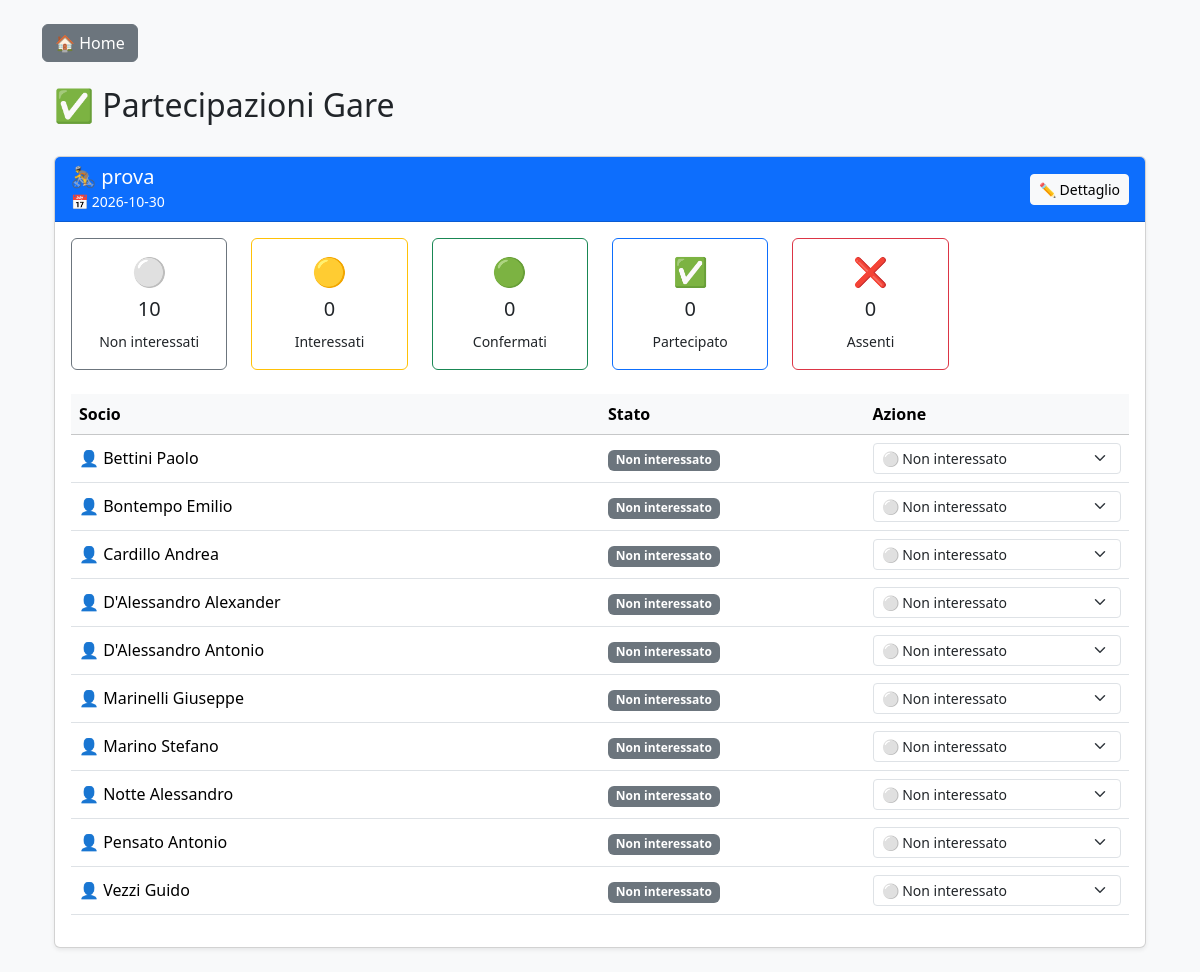
The page /partecipazioni (signed in) on the database its author committed.
### tables this page shows
CREATE TABLE gare (
    id INTEGER PRIMARY KEY AUTOINCREMENT,
    nome TEXT,
    luogo TEXT,
    data TEXT,
    tipologia TEXT,
    distanza TEXT,
    dislivello TEXT,
    descrizione TEXT
, circuito TEXT);

CREATE TABLE partecipazioni (
    id INTEGER PRIMARY KEY AUTOINCREMENT,
    gara_id INTEGER,
    socio_id INTEGER,
    stato TEXT
);

CREATE TABLE "soci" (
	"id"	INTEGER,
	"nome"	TEXT,
	"cognome"	TEXT,
	"telefono"	TEXT,
	"email"	TEXT,
	"categoria"	TEXT,
	"note"	TEXT,
	PRIMARY KEY("id" AUTOINCREMENT)
);

### app.py (the view)
@app.route("/partecipazioni")
@login_required
def partecipazioni():
    conn = get_connection()
    cursor = conn.cursor()
    cursor.execute("""
        SELECT *
        FROM gare
        ORDER BY data
    """)
    gare_db = cursor.fetchall()
    gare = {}
    for gara in gare_db:
        cursor.execute("""
            SELECT
                p.id,
                p.stato,
                p.gara_id,
                s.nome,
                s.cognome
            FROM partecipazioni p
            JOIN soci s
                ON s.id = p.socio_id
            WHERE p.gara_id = ?
            ORDER BY s.cognome, s.nome
        """, (gara["id"],))
        partecipanti = cursor.fetchall()
        stats = {
            "NON_INTERESSATO": 0,
            "INTERESSATO": 0,
            "CONFERMATO": 0,
            "PARTECIPATO": 0,
            "ASSENTE": 0
        }
        for p in partecipanti:
            if p["stato"] in stats:
                stats[p["stato"]] += 1
        gare[gara["id"]] = {
            "gara": gara,
            "partecipanti": partecipanti,
            "stats": stats
        }
    conn.close()
    from pprint import pprint
    pprint(gare)
    return render_template(
        "partecipazioni.html",
        gare=gare
    )

### app.py (called while the page is built)
def login_required(f):
    @wraps(f)
    def decorated_function(*args, **kwargs):
        if "utente_id" not in session:
            return redirect("/login")
        return f(*args, **kwargs)
    return decorated_function

### database.py (called while the page is built)
def get_connection():
    database_url = os.getenv("DATABASE_URL")
    if database_url:
        return _connect(database_url)
    conn = sqlite3.connect(DB_PATH)
    conn.row_factory = sqlite3.Row
    return conn

### templates/partecipazioni.html (shortened to what this page needs)
{% extends "base.html" %}
{% block content %}
<div class="container-fluid mt-4">
    <div class="d-flex justify-content-between align-items-center mb-4">
        <h2>
            ✅ Partecipazioni Gare
        </h2>
    </div>
    {% if gare %}
        {% for gara_id, dati in gare.items() %}
        <div class="card shadow-sm mb-4">
            <div class="card-header bg-primary text-white">
                <div class="d-flex justify-content-between align-items-center">
                    <div>
                        <h5 class="mb-0">
                            🚴 {{ dati['gara']['nome'] }}
                        </h5>
                        <small>
                            📅 {{ dati['gara']['data'] }}
                        </small>
                    </div>
                    <div>
                        <a href="{{ url_for('dettaglio_gara', gara_id=gara_id) }}"
                           class="btn btn-light btn-sm">
                            ✏️ Dettaglio
                        </a>
                    </div>
                </div>
            </div>
            <div class="card-body">
            <div class="row text-center mb-4">
                    <div class="col-md-2">
                        <div class="card border-secondary">
                            <div class="card-body">
                                <h3>⚪</h3>
                                <h5>
                                    {{ dati['stats']['NON_INTERESSATO'] }}
                                </h5>
                                <small>
                                    Non interessati
                                </small>
                            </div>
                        </div>
                    </div>
                    <div class="col-md-2">
                        <div class="card border-warning">
                            <div class="card-body">
                                <h3>🟡</h3>
                                <h5>
                                    {{ dati['stats']['INTERESSATO'] }}
                                </h5>
                                <small>
                                    Interessati
                                </small>
                            </div>
                        </div>
                    </div>
                    <div class="col-md-2">
                        <div class="card border-success">
                            <div class="card-body">
                                <h3>🟢</h3>
                                <h5>
                                    {{ dati['stats']['CONFERMATO'] }}
                                </h5>
                                <small>
                                    Confermati
                                </small>
                            </div>
                        </div>
                    </div>
                    <div class="col-md-2">
                        <div class="card border-primary">
                            <div class="card-body">
                                <h3>✅</h3>
                                <h5>
                                    {{ dati['stats']['PARTECIPATO'] }}
                                </h5>
                                <small>
                                    Partecipato
                                </small>
                            </div>
                        </div>
                    </div>
                    <div class="col-md-2">
                        <div class="card border-danger">
                            <div class="card-body">
                                <h3>❌</h3>
                                <h5>
                                    {{ dati['stats']['ASSENTE'] }}
                                </h5>
                                <small>
                                    Assenti
                                </small>
                            </div>
                        </div>
                    </div>
                </div>
                <div class="table-responsive">
                    <table class="table table-hover align-middle">
                        <thead class="table-light">
                            <tr>
                                <th width="50%">
                                    Socio
                                </th>
                                <th width="25%">
                                    Stato
                                </th>
                                <th width="25%">
                                    Azione
                                </th>
                            </tr>
                        </thead>
                        <tbody>
                            {% for p in dati['partecipanti'] %}
                            <tr>
                                <td>
                                    👤
                                    {{ p['cognome'] }}
                                    {{ p['nome'] }}
                                </td>
                                <td>
                                    {% if p['stato'] == 'NON_INTERESSATO' %}
                                        <span class="badge bg-secondary">
                                            Non interessato
                                        </span>
                                    {% elif p['stato'] == 'INTERESSATO' %}
                                        <span class="badge bg-warning text-dark">
                                            Interessato
                                        </span>
                                    {% elif p['stato'] == 'CONFERMATO' %}
                                        <span class="badge bg-success">
                                            Confermato
                                        </span>
                                    {% elif p['stato'] == 'PARTECIPATO' %}
                                        <span class="badge bg-primary">
                                            Partecipato
                                        </span>
                                    {% elif p['stato'] == 'ASSENTE' %}
                                        <span class="badge bg-danger">
                                            Assente
                                        </span>
                                    {% endif %}
                                </td>
                                <td>
                                     <form method="POST"
                                        action="{{ url_for('aggiorna_stato_partecipazione_part') }}"
                                            name=""partecipazione_id"
                                            value="{{ p['id'] }}">
                                        <select name="stato"
                                            class="form-select form-select-sm"
                                            onchange="this.form.submit()">
                                            <option value="NON_INTERESSATO"
                                                {% if p['stato']=='NON_INTERESSATO' %}selected{% endif %}>
                                                ⚪ Non interessato
                                            </option>
                                        </select>
                                    </form>
                                </td>
                            </tr>
                            {% endfor %}
                        </tbody>
                    </table>
                </div>
            </div>
        </div>
        {% endfor %}
    {% else %}
        <div class="alert alert-info">
            Nessuna partecipazione presente.
        </div>
    {% endif %}
</div>
{% endblock %}

### rows shown on the page
gare: gara.nome "prova", gara.data "2026-10-30"
partecipazioni: cognome "Bettini", nome "Paolo", shows "Non interessato", {{ p['id'] }} 37 (drawn), stato "⚪ Non interessato"
partecipazioni: cognome "Bontempo", nome "Emilio", shows "Non interessato", {{ p['id'] }} 32 (drawn), stato "⚪ Non interessato"
partecipazioni: cognome "Cardillo", nome "Andrea", shows "Non interessato", {{ p['id'] }} 39 (drawn), stato "⚪ Non interessato"
partecipazioni: cognome "D'Alessandro", nome "Alexander", shows "Non interessato", {{ p['id'] }} 34 (drawn), stato "⚪ Non interessato"
partecipazioni: cognome "D'Alessandro", nome "Antonio", shows "Non interessato", {{ p['id'] }} 33 (drawn), stato "⚪ Non interessato"
partecipazioni: cognome "Marinelli", nome "Giuseppe", shows "Non interessato", {{ p['id'] }} 36 (drawn), stato "⚪ Non interessato"
partecipazioni: cognome "Marino", nome "Stefano", shows "Non interessato", {{ p['id'] }} 41 (drawn), stato "⚪ Non interessato"
partecipazioni: cognome "Notte", nome "Alessandro", shows "Non interessato", {{ p['id'] }} 40 (drawn), stato "⚪ Non interessato"
partecipazioni: cognome "Pensato", nome "Antonio", shows "Non interessato", {{ p['id'] }} 35 (drawn), stato "⚪ Non interessato"
partecipazioni: cognome "Vezzi", nome "Guido", shows "Non interessato", {{ p['id'] }} 38 (drawn), stato "⚪ Non interessato"

### other values the page prints
{{ dati['stats']['NON_INTERESSATO'] }} "10"
{{ dati['stats']['INTERESSATO'] }} "0"
{{ dati['stats']['CONFERMATO'] }} "0"
{{ dati['stats']['PARTECIPATO'] }} "0"
{{ dati['stats']['ASSENTE'] }} "0"
